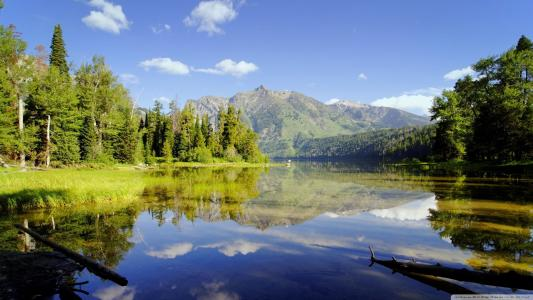
#> input picture python/opencv/scenery.jpg, 533 x 300 px
$ python opencv_22_clahe.py
#> lines starting #> are read from the running program, lines starting #| are printed output that depends on the picture
#!/usr/bin/env python3
# -*- coding: utf-8 -*-
"""
Created on Sat Dec  1 18:23:59 2018

@author: xsxsz
"""

import cv2
import matplotlib.pyplot as plt

img=cv2.imread('scenery.jpg',0)
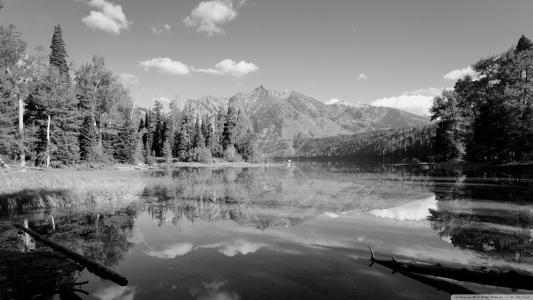
#> img: shape (300, 533); min 0, max 255, mean 114.7
dst=cv2.equalizeHist(img)
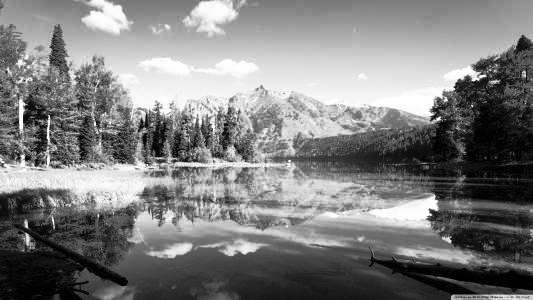
#> dst: shape (300, 533); min 0, max 255, mean 126.5
plt.figure(0)
plt.imshow(dst)
clahe=cv2.createCLAHE(5,(8,8))
des=clahe.apply(img)
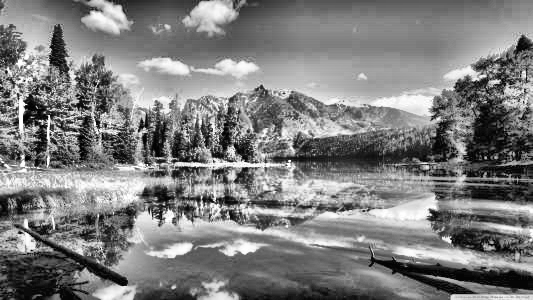
#> des: shape (300, 533); min 0, max 255, mean 126.3
plt.figure(1)
plt.imshow(dst)

$ run again, with python/opencv/flower.jpg copied over python/opencv/scenery.jpg
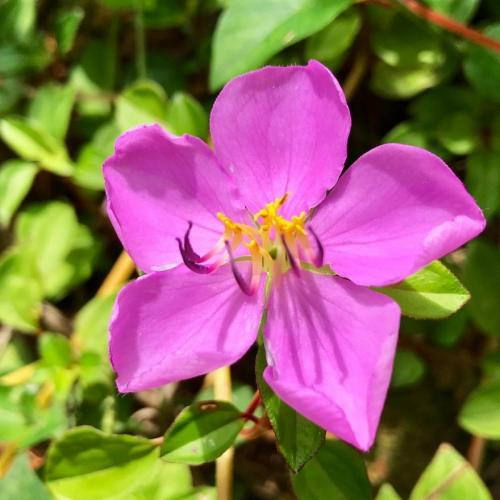
#> input picture python/opencv/flower.jpg, 500 x 500 px
#> `dst=cv2.equalizeHist(img)`:
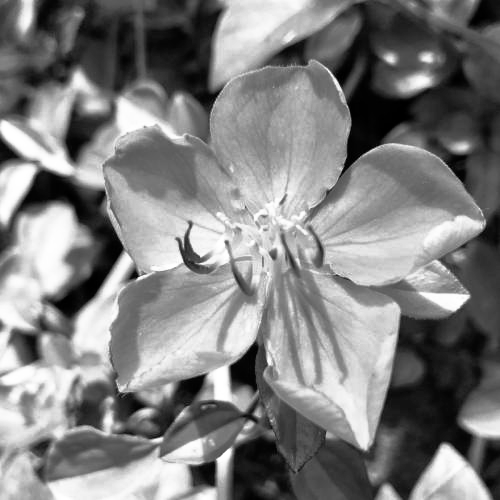
#> dst: shape (500, 500); min 0, max 255, mean 128.1
#> `des=clahe.apply(img)`:
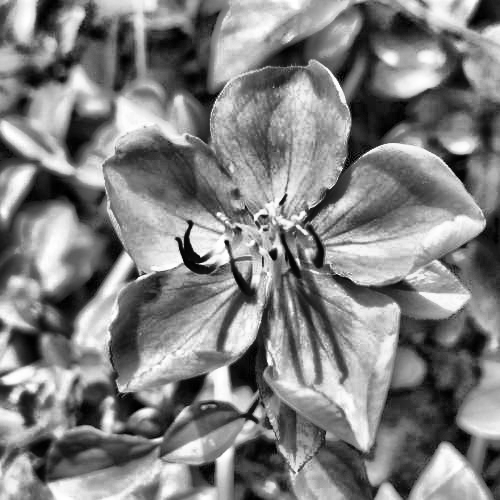
#> des: shape (500, 500); min 0, max 255, mean 128.7
